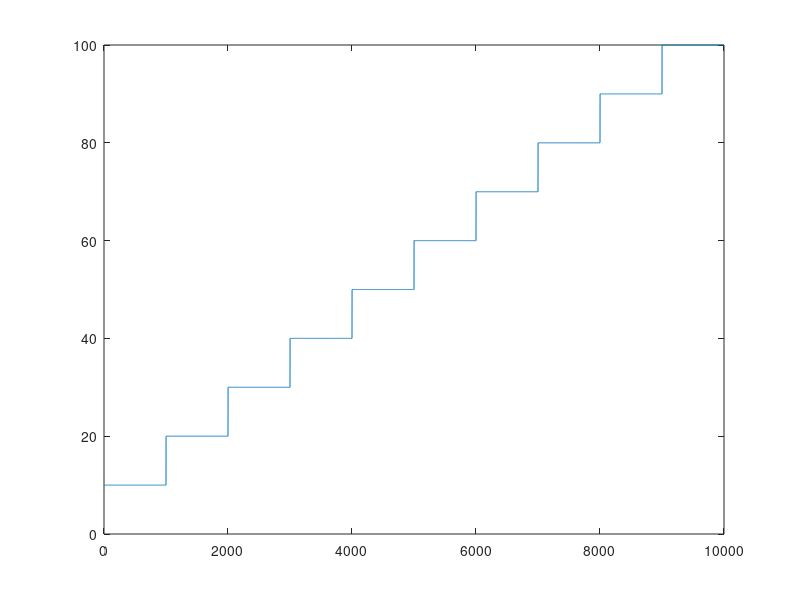

This chart was generated by the following MATLAB code:
clc, clear all, format compact
gameId = 1:10000;
maxRounds  = min(100, round(ceil(gameId / 1000.0)) * 10);

plot(gameId, maxRounds)